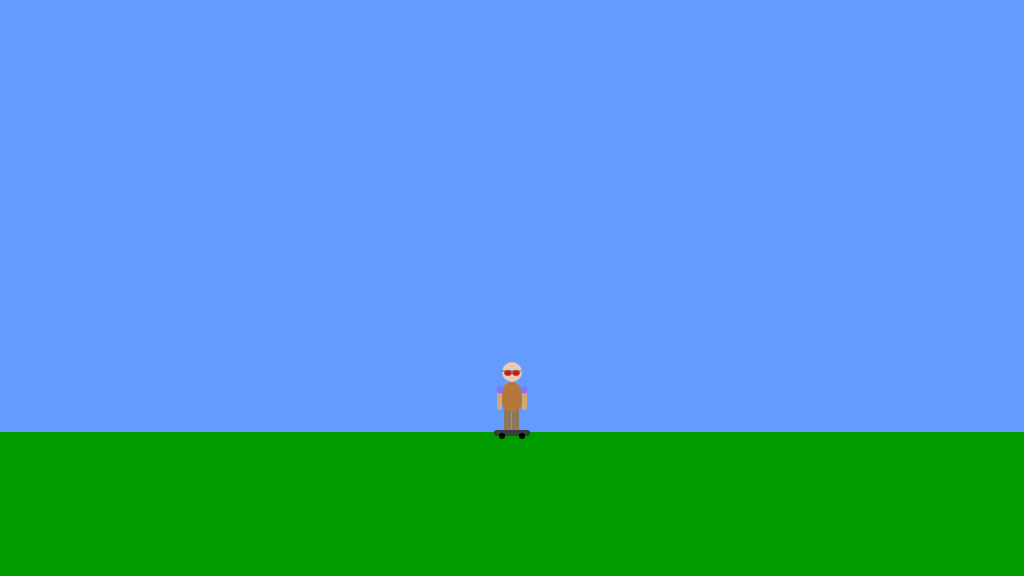
Frame 1 (no input)
Frame 60 (no input): identical to frame 1, image omitted
Frame 120 (the mouse pressed at the canvas centre since frame 60): identical to frame 1, image omitted

The p5.js sketch that drew this single still picture (run headless with seeded random() and noise() and a simulated clock; from frame 60 on, the mouse is pressed at the canvas centre):

// p5.js sketch
// ── sketch.js
/*

The Game Project

Week 3

Game interaction

*/


var gameChar_x;
var gameChar_y;
var floorPos_y;
var isLeft;
var isRight;
var isPlummeting
var isFalling;

function setup()
{
	createCanvas(1024, 576);
	floorPos_y = height * 3/4;
	gameChar_x = width/2;
	gameChar_y = floorPos_y;
}

function draw()
{

	///////////DRAWING CODE//////////

	background(100,155,255); //fill the sky blue


	noStroke();
	fill(0,155,0);
	rect(0, floorPos_y, width, height - floorPos_y); //draw some green ground

	//draw the canyon


	//the game character
	if(isLeft && isFalling)
	{
		// add your jumping-left code
	//head
    fill(237, 201, 175);
        ellipse(gameChar_x,gameChar_y-60,20,20);
    //legs
	fill(140, 120, 90);  
		quad(gameChar_x-8,gameChar_y-25,gameChar_x-3,gameChar_y-25,gameChar_x-8,gameChar_y,gameChar_x-13,gameChar_y);
		quad(gameChar_x+2,gameChar_y-25,gameChar_x+7,gameChar_y-25,gameChar_x+12,gameChar_y,gameChar_x+7,gameChar_y);
	//arms left
	fill(210,170,120);
		quad(gameChar_x-12,gameChar_y-42,gameChar_x-7,gameChar_y-42,gameChar_x-17,gameChar_y-57,gameChar_x-22,gameChar_y-57,);
	//shoulders left
	fill(137, 112, 255);
	    ellipse(gameChar_x-9,gameChar_y-42,7,7);
	//torso
	fill(180, 120, 60);
	    rect(gameChar_x-10,gameChar_y-50,20,30,10,10,90,90);
	
	//arms right
	fill(210, 170, 120);
		quad(gameChar_x+3,gameChar_y-45,gameChar_x+8,gameChar_y-45,gameChar_x+18,gameChar_y-63,gameChar_x+13,gameChar_y-63);
	
	//shoulder right
	fill(137,112,255)
		ellipse(gameChar_x+5,gameChar_y-45,7,7);
    //glasses	
	stroke(100);
	    line(gameChar_x+9,gameChar_y-61,gameChar_x-10,gameChar_y-61);
    fill(255,0,10)
	    ellipse(gameChar_x-8,gameChar_y-59,4,5);
	    ellipse(gameChar_x-2,gameChar_y-59,7,6);
    //hoverboard
    noStroke();
    fill(60);
        rect(gameChar_x-18, gameChar_y-2, 36, 6, 5);

   fill(0);
        ellipse(gameChar_x-10, gameChar_y+4, 6, 6);
        ellipse(gameChar_x+10, gameChar_y+4, 6, 6);

	}
	else if(isRight && isFalling)
	{
		// add your jumping-right code

// head
fill(237, 201, 175);
    ellipse(gameChar_x, gameChar_y-60, 20, 20);

// legs
fill(140, 120, 90);
    quad(gameChar_x+8, gameChar_y-25, gameChar_x+3, gameChar_y-25, gameChar_x+8,  gameChar_y, gameChar_x+13, gameChar_y);
    quad(gameChar_x-2, gameChar_y-25, gameChar_x-7, gameChar_y-25, gameChar_x-12, gameChar_y, gameChar_x-7,  gameChar_y);

// arm right
fill(210, 170, 120);
    quad(gameChar_x+12, gameChar_y-42, gameChar_x+7, gameChar_y-42, gameChar_x+17, gameChar_y-57, gameChar_x+22, gameChar_y-57);

// shoulder right
fill(137, 112, 255);
    ellipse(gameChar_x+9, gameChar_y-42, 7, 7);

// torso
fill(180,120,60);
    rect(gameChar_x-10, gameChar_y-50, 20, 30, 10, 10, 90, 90);

// arm left
fill(210,170,120);
    quad(gameChar_x-3, gameChar_y-45, gameChar_x-8, gameChar_y-45, gameChar_x-18, gameChar_y-63, gameChar_x-13, gameChar_y-63);

// shoulder left
fill(137, 112, 255);
    ellipse(gameChar_x-5, gameChar_y-45, 7, 7);

// glasses
stroke(100);
    line(gameChar_x-9, gameChar_y-61, gameChar_x+10, gameChar_y-61);
fill(255, 0, 10);
    ellipse(gameChar_x+8, gameChar_y-59, 4, 5);
    ellipse(gameChar_x+2, gameChar_y-59, 7, 6);
//hoverboard
    noStroke();
    fill(60);
        rect(gameChar_x-18, gameChar_y-2, 36, 6, 5);

   fill(0);
        ellipse(gameChar_x-10, gameChar_y+4, 6, 6);
        ellipse(gameChar_x+10, gameChar_y+4, 6, 6);

	}
	else if(isLeft)
	{
		// add your walking left code
       fill(237, 201, 175);
        ellipse(gameChar_x,gameChar_y-60,20,20);
    //legs
	fill(140, 120, 90);  
		quad(gameChar_x-8,gameChar_y-25,gameChar_x-3,gameChar_y-25,gameChar_x-8,gameChar_y,gameChar_x-13,gameChar_y);
		quad(gameChar_x+2,gameChar_y-25,gameChar_x+7,gameChar_y-25,gameChar_x+12,gameChar_y,gameChar_x+7,gameChar_y);
	//arms left
	fill(210, 170, 120);
		quad(gameChar_x-12,gameChar_y-42,gameChar_x-7,gameChar_y-42,gameChar_x-17,gameChar_y-27,gameChar_x-22,gameChar_y-27,);
	//shoulders left
	fill(137, 112, 255);
	    ellipse(gameChar_x-9,gameChar_y-42,7,7);
	//torso
	fill(180, 120, 60);
	    rect(gameChar_x-10,gameChar_y-50,20,30,10,10,90,90);
	
	//arms right
	fill(210, 170, 120);
		quad(gameChar_x+3,gameChar_y-45,gameChar_x+8,gameChar_y-45,gameChar_x+18,gameChar_y-27,gameChar_x+13,gameChar_y-27);
	
	//shoulder right
	fill(137,112,255)
		ellipse(gameChar_x+5,gameChar_y-45,7,7);
    //glasses	
	stroke(100);
	    line(gameChar_x+9,gameChar_y-61,gameChar_x-10,gameChar_y-61);
    fill(255,0,10)
	    ellipse(gameChar_x-8,gameChar_y-59,4,5);
	    ellipse(gameChar_x-2,gameChar_y-59,7,6);
    //hoverboard
    noStroke();
    fill(60);
        rect(gameChar_x-18, gameChar_y-2, 36, 6, 5);

   fill(0);
        ellipse(gameChar_x-10, gameChar_y+4, 6, 6);
        ellipse(gameChar_x+10, gameChar_y+4, 6, 6);
	}
	else if(isRight)
	{
		// add your walking right code
		fill(237, 201, 175);
    ellipse(gameChar_x, gameChar_y-60, 20, 20);

// legs
fill(140, 120, 90);
    quad(gameChar_x+8, gameChar_y-25, gameChar_x+3, gameChar_y-25, gameChar_x+8,  gameChar_y, gameChar_x+13, gameChar_y);
    quad(gameChar_x-2, gameChar_y-25, gameChar_x-7, gameChar_y-25, gameChar_x-12, gameChar_y, gameChar_x-7,  gameChar_y);

// arm right
fill(210,170,120);
    quad(gameChar_x+12, gameChar_y-42, gameChar_x+7, gameChar_y-42, gameChar_x+17, gameChar_y-27, gameChar_x+22, gameChar_y-27);

// shoulder right
fill(137, 112, 255);
    ellipse(gameChar_x+9, gameChar_y-42, 7, 7);

// torso
fill(180,120,60);
    rect(gameChar_x-10, gameChar_y-50, 20, 30, 10, 10, 90, 90);

// arm left
fill(210,170,120);
    quad(gameChar_x-3, gameChar_y-45, gameChar_x-8, gameChar_y-45, gameChar_x-18, gameChar_y-27, gameChar_x-13, gameChar_y-27);

// shoulder left
fill(137, 112, 255);
    ellipse(gameChar_x-5, gameChar_y-45, 7, 7);

// glasses
stroke(100);
    line(gameChar_x-9, gameChar_y-61, gameChar_x+10, gameChar_y-61);
fill(255, 0, 10);
    ellipse(gameChar_x+8, gameChar_y-59, 4, 5);
    ellipse(gameChar_x+2, gameChar_y-59, 7, 6);
//hoverboard
    noStroke();
    fill(60);
        rect(gameChar_x-18, gameChar_y-2, 36, 6, 5);

   fill(0);
        ellipse(gameChar_x-10, gameChar_y+4, 6, 6);
        ellipse(gameChar_x+10, gameChar_y+4, 6, 6);

	}
	else if(isFalling || isPlummeting)
	{
		// add your jumping facing forwards code
        fill(237, 201, 175);
        ellipse(gameChar_x,gameChar_y-60,20,20);
    //legs
	fill(140, 120, 90);
	    rect(gameChar_x-8,gameChar_y-25,7,25,10,10,10,10);
		rect(gameChar_x,gameChar_y-25,7,25,10)
	//torso
	fill(180,120,60);
	    rect(gameChar_x-10,gameChar_y-50,20,30,10,10,90,90);
	//arms
	fill(210,170,120);
		rect(gameChar_x-15,gameChar_y-62,5,20,90);
		rect(gameChar_x+10,gameChar_y-62,5,20,90);
	//shoulders
	fill(137, 112, 255);
	    ellipse(gameChar_x-12,gameChar_y-42,7,7);
		ellipse(gameChar_x+12,gameChar_y-42,7,7);
    //glasses	
	stroke(100);
	    line(gameChar_x+9,gameChar_y-61,gameChar_x-10,gameChar_y-61);
    fill(255,0,10)
	    ellipse(gameChar_x-4,gameChar_y-59,7,5);
	    ellipse(gameChar_x+4,gameChar_y-59,7,5);
    //hoverboard
    noStroke();
    fill(60);
        rect(gameChar_x-18, gameChar_y-2, 36, 6, 5);
	}
	else
	{
		// add your standing front facing code
         //head
	fill(237, 201, 175);
        ellipse(gameChar_x,gameChar_y-60,20,20);
    //legs
	fill(140, 120, 90);
	    rect(gameChar_x-8,gameChar_y-25,7,25,10,10,10,10);
		rect(gameChar_x,gameChar_y-25,7,25,10)
	//torso
	fill(180, 120, 60);
	    rect(gameChar_x-10,gameChar_y-50,20,30,10,10,90,90);
	//arms
	fill(210, 170, 120);
		rect(gameChar_x-15,gameChar_y-42,5,20,0,0,90,90);
		rect(gameChar_x+10,gameChar_y-42,5,20,0,0,90,90);
	//shoulders
	fill(137, 112, 255);
	    ellipse(gameChar_x-12,gameChar_y-42,7,7);
		ellipse(gameChar_x+12,gameChar_y-42,7,7);
    //glasses	
	stroke(100);
	    line(gameChar_x+9,gameChar_y-61,gameChar_x-10,gameChar_y-61);
    fill(255,0,10)
	    ellipse(gameChar_x-4,gameChar_y-59,7,5);
	    ellipse(gameChar_x+4,gameChar_y-59,7,5);
	//hoverboard
    noStroke();
    fill(60);
        rect(gameChar_x-18, gameChar_y-2, 36, 6, 5);

   fill(0);
        ellipse(gameChar_x-10, gameChar_y+4, 6, 6);
        ellipse(gameChar_x+10, gameChar_y+4, 6, 6);
	}

	///////////INTERACTION CODE//////////
	//Put conditional statements to move the game character below here
	if(isRight==true)
	{
		gameChar_x+=3
	}
	else if(isLeft==true)
	{
		gameChar_x-=3
	}

}


function keyPressed()
{
	// if statements to control the animation of the character when
	// keys are pressed.

	//open up the console to see how these work
	console.log("keyPressed: " + key);
	console.log("keyPressed: " + keyCode);
	if (keyCode ==68)
	{
        console.log("walking right")
	    isRight = true;
        

	}
	else if(keyCode==65)
	{
		console.log("walking left")
		isLeft = true;
	}
}

function keyReleased()
{
	// if statements to control the animation of the character when
	// keys are released.

	console.log("keyReleased: " + key);
	console.log("keyReleased: " + keyCode);
	if(keyCode==68)
	{
		console.log("stop walking right")
		isRight = false;
	}
	else if(keyCode==65)
	{
		console.log("stop walking left")
		isLeft = false;
	}
}
